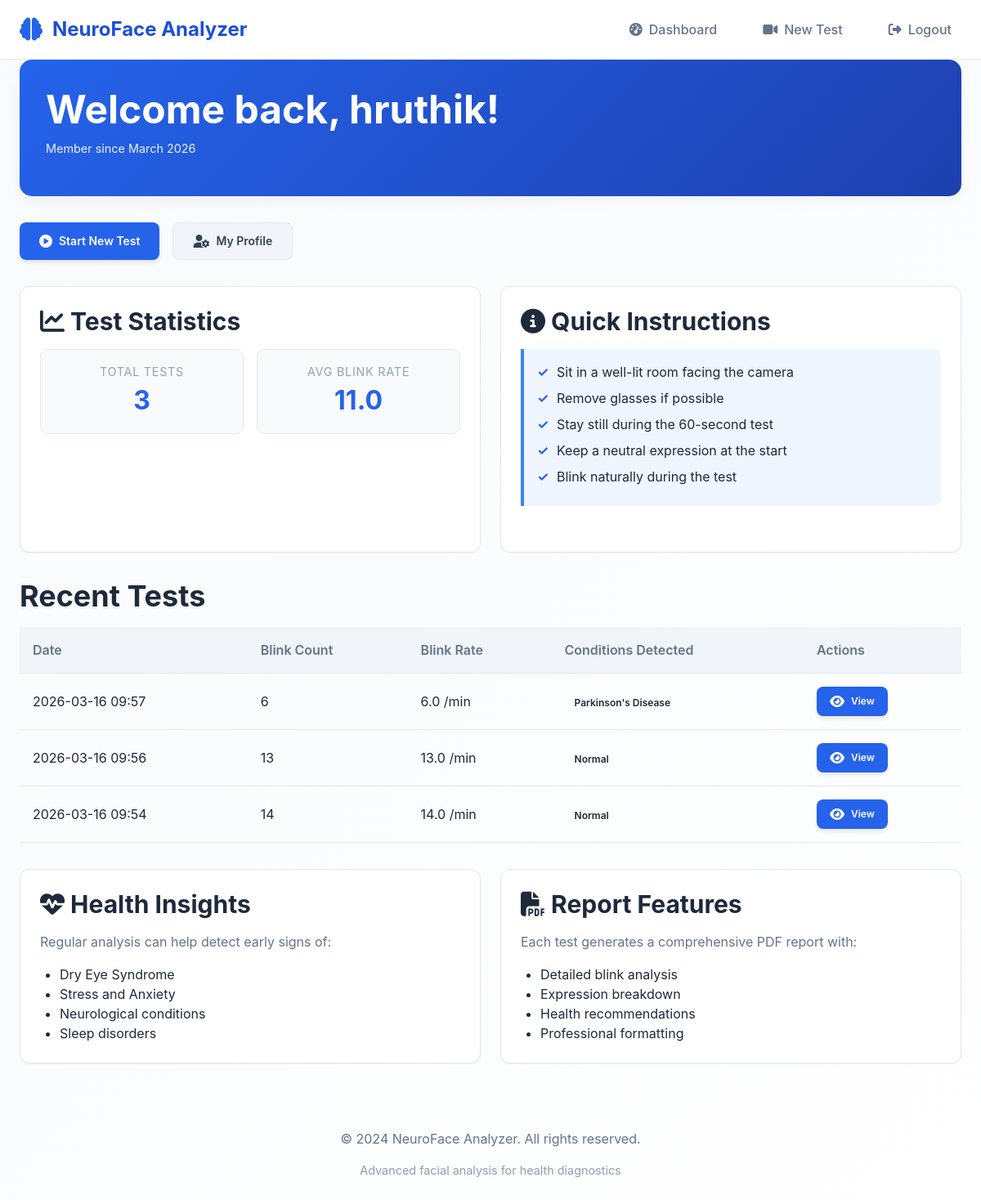
The app's page /dashboard (signed in) with its own data.
### models.py (models this page shows)
class User(UserMixin, db.Model):
    __tablename__ = 'users'
    id = db.Column(db.Integer, primary_key=True)
    username = db.Column(db.String(80), unique=True, nullable=False)
    email = db.Column(db.String(120), unique=True, nullable=False)
    password = db.Column(db.String(200), nullable=False)
    age = db.Column(db.Integer, nullable=True)
    gender = db.Column(db.String(20), default='prefer_not_to_say')
    created_at = db.Column(db.DateTime, default=datetime.utcnow)
    test_results = db.relationship('TestResult', backref='user', lazy=True)

class TestResult(db.Model):
    __tablename__ = 'test_results'
    id = db.Column(db.Integer, primary_key=True)
    user_id = db.Column(db.Integer, db.ForeignKey('users.id'), nullable=False)
    blink_count = db.Column(db.Integer, default=0)
    blink_rate = db.Column(db.Float, default=0.0)
    micro_expressions = db.Column(db.Text)  # JSON string
    conditions = db.Column(db.Text)  # JSON string
    confidence_scores = db.Column(db.Text)  # JSON string
    recommendations = db.Column(db.Text)  # JSON string
    facial_asymmetry = db.Column(db.Float, default=0.0)
    expression_variability = db.Column(db.Float, default=0.0)
    test_duration = db.Column(db.Integer, default=60)  # seconds
    test_date = db.Column(db.DateTime, default=datetime.utcnow)

### app.py (the view)
@app.route('/dashboard')
@login_required
def dashboard():
    user_results = TestResult.query.filter_by(user_id=current_user.id)\
        .order_by(TestResult.test_date.desc()).limit(10).all()
    total_tests = len(user_results)
    avg_blink_rate = 0
    common_conditions = []
    if total_tests > 0:
        avg_blink_rate = sum(r.blink_rate for r in user_results) / total_tests
        all_conditions = []
        for result in user_results:
            if result.conditions:
                conditions = json.loads(result.conditions)
                all_conditions.extend(conditions)
        from collections import Counter
        condition_counter = Counter(all_conditions)
        common_conditions = condition_counter.most_common(3)
    return render_template('dashboard.html',
                         results=user_results,
                         total_tests=total_tests,
                         avg_blink_rate=avg_blink_rate,
                         common_conditions=common_conditions)

### app.py (called while the page is built)
@login_manager.user_loader
def load_user(user_id):
    return User.query.get(int(user_id))

@app.template_filter('fromjson')
def fromjson_filter(value):
    try:
        if isinstance(value, str):
            return json.loads(value)
        return value
    except:
        return []

### templates/dashboard.html (shortened to what this page needs)
{% extends "base.html" %}
{% block content %}
<div class="dashboard-header">
    <h1 class="welcome-message">Welcome back, {{ current_user.username }}!</h1>
    <p class="user-info">Member since {{ current_user.created_at.strftime('%B %Y') }}</p>
</div>
<div class="action-buttons">
    <a href="{{ url_for('start_test') }}" class="btn btn-primary">
        <i class="fas fa-play-circle"></i> Start New Test
    </a>
    <a href="{{ url_for('profile') }}" class="btn btn-secondary">
        <i class="fas fa-user-cog"></i> My Profile
    </a>
</div>
<div class="dashboard-grid">
    <div class="card">
        <h3><i class="fas fa-chart-line"></i> Test Statistics</h3>
        <div class="stats-container">
            <div class="stat-card">
                <div class="stat-label">Total Tests</div>
                <div class="stat-value">{{ total_tests }}</div>
            </div>
            <div class="stat-card">
                <div class="stat-label">Avg Blink Rate</div>
                <div class="stat-value">{{ "%.1f"|format(avg_blink_rate) if avg_blink_rate > 0 else "0.0" }}</div>
            </div>
        </div>
    </div>
    <div class="card">
        <h3><i class="fas fa-info-circle"></i> Quick Instructions</h3>
        <div class="instruction-panel">
            <ul>
                <li>Sit in a well-lit room facing the camera</li>
                <li>Remove glasses if possible</li>
                <li>Stay still during the 60-second test</li>
                <li>Keep a neutral expression at the start</li>
                <li>Blink naturally during the test</li>
            </ul>
        </div>
    </div>
</div>
{% if results %}
<div class="test-history">
    <h2>Recent Tests</h2>
    <table class="history-table">
        <thead>
            <tr>
                <th>Date</th>
                <th>Blink Count</th>
                <th>Blink Rate</th>
                <th>Conditions Detected</th>
                <th>Actions</th>
            </tr>
        </thead>
        <tbody>
            {% for result in results %}
            <tr>
                <td>{{ result.test_date.strftime('%Y-%m-%d %H:%M') }}</td>
                <td>{{ result.blink_count }}</td>
                <td>{{ "%.1f"|format(result.blink_rate) }} /min</td>
                <td>
                    {% set conditions = result.conditions|fromjson %}
                    {% if conditions and conditions[0] != 'No specific condition detected' %}
                        <span class="badge bg-danger">{{ conditions[0] }}</span>
                    {% else %}
                        <span class="badge bg-success">Normal</span>
                    {% endif %}
                </td>
                <td>
                    <a href="{{ url_for('results', result_id=result.id) }}" class="btn btn-sm btn-primary">
                        <i class="fas fa-eye"></i> View
                    </a>
                </td>
            </tr>
            {% endfor %}
        </tbody>
    </table>
</div>
{% endif %}
<div class="dashboard-grid" style="margin-top: 2rem;">
    <div class="card">
        <h3><i class="fas fa-heartbeat"></i> Health Insights</h3>
        <p>Regular analysis can help detect early signs of:</p>
        <ul style="margin-top: 1rem; padding-left: 1.5rem;">
            <li>Dry Eye Syndrome</li>
            <li>Stress and Anxiety</li>
            <li>Neurological conditions</li>
            <li>Sleep disorders</li>
        </ul>
    </div>
    <div class="card">
        <h3><i class="fas fa-file-pdf"></i> Report Features</h3>
        <p>Each test generates a comprehensive PDF report with:</p>
        <ul style="margin-top: 1rem; padding-left: 1.5rem;">
            <li>Detailed blink analysis</li>
            <li>Expression breakdown</li>
            <li>Health recommendations</li>
            <li>Professional formatting</li>
        </ul>
    </div>
</div>
{% endblock %}

### templates/base.html (shortened to what this page needs)
<!DOCTYPE html>
<html lang="en">
<head>
    <link rel="stylesheet" href="{{ url_for('static', filename='css/style.css') }}">
    <link rel="stylesheet" href="{{ url_for('static', filename='css/dashboard.css') }}">
    <link rel="stylesheet" href="https://cdnjs.cloudflare.com/ajax/libs/font-awesome/6.4.0/css/all.min.css">
</head>
<body>
    <nav class="navbar">
        <div class="container">
            <div style="display: flex; justify-content: space-between; align-items: center;">
                <a href="{{ url_for('index') }}" class="navbar-brand">
                    <i class="fas fa-brain"></i> NeuroFace Analyzer
                </a>
                <div class="nav-links">
                    {% if current_user.is_authenticated %}
                        <a href="{{ url_for('dashboard') }}" class="nav-link">
                            <i class="fas fa-tachometer-alt"></i> Dashboard
                        </a>
                        <a href="{{ url_for('start_test') }}" class="nav-link">
                            <i class="fas fa-video"></i> New Test
                        </a>
                        <a href="{{ url_for('logout') }}" class="nav-link">
                            <i class="fas fa-sign-out-alt"></i> Logout
                        </a>
                    {% else %}
                        <a href="{{ url_for('login') }}" class="nav-link">Login</a>
                        <a href="{{ url_for('register') }}" class="btn btn-primary">Register</a>
                    {% endif %}
                </div>
            </div>
        </div>
    </nav>
    <main class="container">
        {% block content %}{% endblock %}
    </main>
    <footer style="text-align: center; padding: 2rem; color: white; margin-top: 3rem;">
        <p>&copy; 2024 NeuroFace Analyzer. All rights reserved.</p>
        <p style="opacity: 0.7; font-size: 0.9rem;">Advanced facial analysis for health diagnostics</p>
    </footer>
</body>
</html>

### static/css/style.css (style rules this page uses)
:root { --primary-50: #eff6ff; --primary-100: #dbeafe; --primary-200: #bfdbfe; --primary-300: #93c5fd; --primary-400: #60a5fa; --primary-500: #3b82f6; --primary-600: #2563eb; --primary-700: #1d4ed8; --primary-800: #1e40af; --primary-900: #1e3a8a; --secondary-50: #f8fafc; --secondary-100: #f1f5f9; --secondary-200: #e2e8f0; --secondary-300: #cbd5e1; --secondary-400: #94a3b8; --secondary-500: #64748b; --secondary-600: #475569; --secondary-700: #334155; --secondary-800: #1e293b; --secondary-900: #0f172a; --accent-success: #10b981; --accent-warning: #f59e0b; --accent-danger: #ef4444; --accent-info: #3b82f6; --bg-primary: #ffffff; --bg-secondary: #f8fafc; --bg-tertiary: #f1f5f9; --text-primary: #1e293b; --text-secondary: #64748b; --text-tertiary: #94a3b8; --border-color: #e2e8f0; --shadow-sm: 0 1px 2px 0 rgb(0 0 0 / 0.05); --shadow-md: 0 4px 6px -1px rgb(0 0 0 / 0.1); --shadow-lg: 0 10px 15px -3px rgb(0 0 0 / 0.1); --shadow-xl: 0 20px 25px -5px rgb(0 0 0 / 0.1); --radius-sm: 0.375rem; --radius-md: 0.5rem; --radius-lg: 0.75rem; --radius-xl: 1rem; --radius-full: 9999px; --transition-fast: 150ms cubic-bezier(0.4, 0, 0.2, 1); --transition-normal: 300ms cubic-bezier(0.4, 0, 0.2, 1); --transition-slow: 500ms cubic-bezier(0.4, 0, 0.2, 1); }
* { margin: 0; padding: 0; box-sizing: border-box; }
html { font-size: 16px; scroll-behavior: smooth; }
body { font-family: 'Inter', -apple-system, BlinkMacSystemFont, 'Segoe UI', Roboto, Oxygen, Ubuntu, Cantarell, sans-serif; line-height: 1.5; color: var(--text-primary); background: linear-gradient(135deg, var(--bg-secondary) 0%, var(--bg-primary) 100%); min-height: 100vh; overflow-x: hidden; }
h1, h2, h3, h4, h5, h6 { font-weight: 700; line-height: 1.2; color: var(--text-primary); margin-bottom: 1rem; }
h1 { font-size: 3rem; }
h2 { font-size: 2.25rem; }
h3 { font-size: 1.875rem; }
p { margin-bottom: 1rem; color: var(--text-secondary); }
a { color: var(--primary-600); text-decoration: none; transition: color var(--transition-fast); }
.container { width: 100%; max-width: 1200px; margin: 0 auto; padding: 0 1.5rem; }
.navbar { position: sticky; top: 0; z-index: 1000; background: rgba(255, 255, 255, 0.95); backdrop-filter: blur(10px); border-bottom: 1px solid var(--border-color); padding: 1rem 0; }
.navbar-brand { display: flex; align-items: center; gap: 0.75rem; font-size: 1.5rem; font-weight: 700; color: var(--primary-700); text-decoration: none; }
.navbar-brand i { font-size: 1.75rem; color: var(--primary-600); }
.nav-links { display: flex; align-items: center; gap: 2rem; }
.nav-link { color: var(--text-secondary); font-weight: 500; text-decoration: none; padding: 0.5rem 0.75rem; border-radius: var(--radius-md); transition: all var(--transition-fast); display: flex; align-items: center; gap: 0.5rem; }
.btn { display: inline-flex; align-items: center; justify-content: center; gap: 0.5rem; padding: 0.75rem 1.5rem; font-weight: 600; font-size: 0.875rem; line-height: 1.25rem; border: none; border-radius: var(--radius-md); cursor: pointer; transition: all var(--transition-fast); text-decoration: none; user-select: none; }
.btn i { font-size: 1rem; }
.btn-primary { background: var(--primary-600); color: white; box-shadow: var(--shadow-md); }
.btn-secondary { background: var(--secondary-100); color: var(--secondary-700); border: 1px solid var(--border-color); }
.btn-sm { padding: 0.5rem 1rem; font-size: 0.75rem; }
.card { background: var(--bg-primary); border: 1px solid var(--border-color); border-radius: var(--radius-lg); padding: 1.5rem; box-shadow: var(--shadow-sm); transition: all var(--transition-normal); }
.stat-card { background: var(--bg-primary); border: 1px solid var(--border-color); border-radius: var(--radius-lg); padding: 1.5rem; text-align: center; }
.stat-value { font-size: 2.5rem; font-weight: 700; color: var(--primary-600); line-height: 1; margin-bottom: 0.5rem; }
.stat-label { font-size: 0.875rem; color: var(--text-tertiary); text-transform: uppercase; letter-spacing: 0.05em; }
.badge { display: inline-block; padding: 0.25rem 0.75rem; font-size: 0.75rem; font-weight: 600; line-height: 1; text-align: center; white-space: nowrap; vertical-align: baseline; border-radius: var(--radius-full); }

### records on screen
User: username "hruthik", created_at "March 2026"
TestResult: test_date "2026-03-16 09:57", blink_count "6", blink_rate "6.0", conditions "Parkinson's Disease"
TestResult: test_date "2026-03-16 09:56", blink_count "13", blink_rate "13.0", shows "Normal"
TestResult: test_date "2026-03-16 09:54", blink_count "14", blink_rate "14.0", shows "Normal"

### other values on screen
{{ total_tests }} "3"
{{ "%.1f"|format(avg_blink_rate) if avg_blink_rate > 0 else "0.0" }} "11.0"
